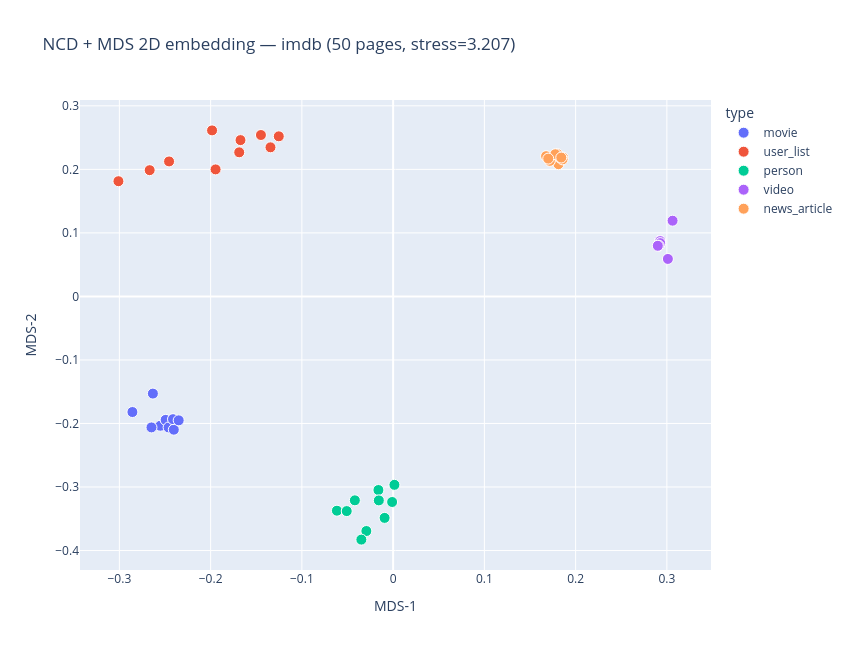
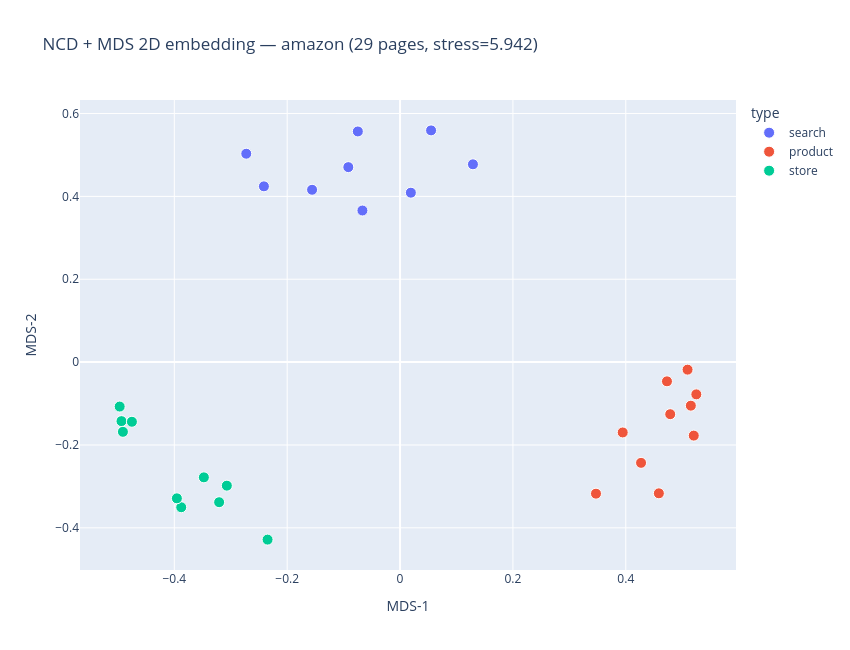
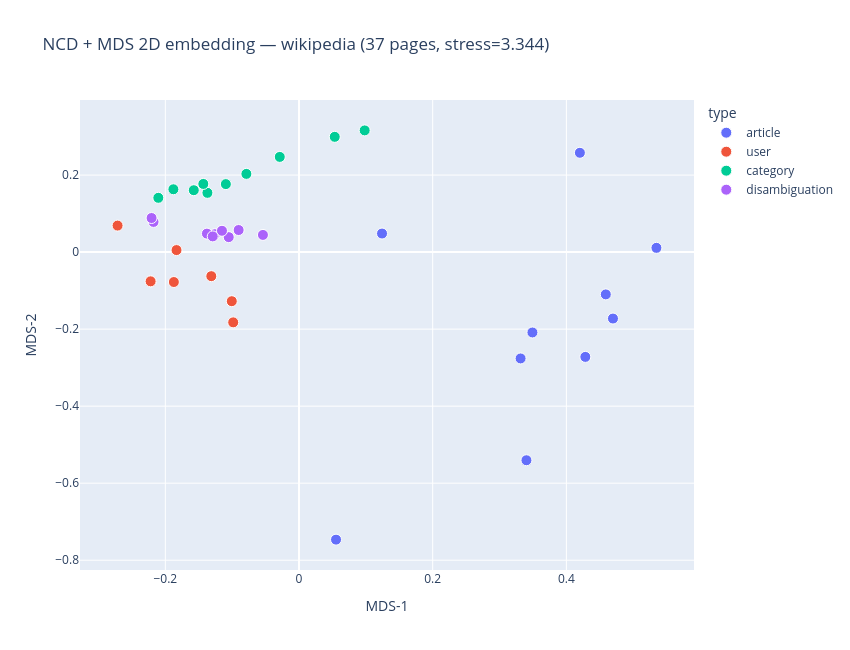

Notebook code cell kept with these figures, in order:
### Markdown cell above
## Other datasets

The same pipeline applied to the remaining datasets. Datasets with a single
page type (e.g. all `article` or all `movie`) still spread out by structural
variation; mixed datasets like `wikipedia` show types separating in space.

### Code cell
for dataset_name in ["imdb", "amazon", "wikipedia"]:
    plot_dataset(dataset_name).show()

### Figure 1 — Plotly figure (JSON) as saved in the notebook; plotly's stock layout.template omitted (floating-point values rounded to 4 significant figures)
{"data": [{"customdata": [["https://www.imdb.com/title/tt0111161/?ref_=chttp_t_1", "movie"], ["https://www.imdb.com/title/tt0068646/?ref_=chttp_t_2", "movie"], ["https://www.imdb.com/title/tt0468569/?ref_=chttp_t_3", "movie"], ["https://www.imdb.com/title/tt0071562/?ref_=chttp_t_4", "movie"], ["https://www.imdb.com/title/tt0050083/?ref_=chttp_t_5", "movie"], ["https://www.imdb.com/title/tt0167260/?ref_=chttp_t_6", "movie"], ["https://www.imdb.com/title/tt0108052/?ref_=chttp_t_7", "movie"], ["https://www.imdb.com/title/tt0110912/?ref_=chttp_t_8", "movie"], ["https://www.imdb.com/title/tt0120737/?ref_=chttp_t_9", "movie"], ["https://www.imdb.com/title/tt0060196/?ref_=chttp_t_10", "movie"]], "hovertemplate": "<b>%{hovertext}</b><br><br>type=%{customdata[1]}<br>url=%{customdata[0]}<extra></extra>", "hovertext": ["/title/tt0111161/?ref_=chttp_…", "/title/tt0068646/?ref_=chttp_…", "/title/tt0468569/?ref_=chttp_…", "/title/tt0071562/?ref_=chttp_…", "/title/tt0050083/?ref_=chttp_…", "/title/tt0167260/?ref_=chttp_…", "/title/tt0108052/?ref_=chttp_…", "/title/tt0110912/?ref_=chttp_…", "/title/tt0120737/?ref_=chttp_…", "/title/tt0060196/?ref_=chttp_…"], "legendgroup": "movie", "marker": {"color": "#636efa", "line": {"color": "white", "width": 1}, "size": 11, "symbol": "circle"}, "mode": "markers", "name": "movie", "orientation": "v", "showlegend": true, "type": "scatter", "x": [-0.2551, -0.2648, -0.2413, -0.2494, -0.2633, -0.2461, -0.2403, -0.2857, -0.2412, -0.235], "xaxis": "x", "y": [-0.2036, -0.2062, -0.2032, -0.1944, -0.1529, -0.2063, -0.2098, -0.182, -0.1932, -0.1951], "yaxis": "y"}, {"customdata": [["https://www.imdb.com/list/ls594469687/?ref_=tt_urls_1", "user_list"], ["https://www.imdb.com/list/ls594384499/?ref_=tt_urls_2", "user_list"], ["https://www.imdb.com/list/ls560277813/?ref_=tt_urls_3", "user_list"], ["https://www.imdb.com/list/ls599033979/?ref_=tt_urls_4", "user_list"], ["https://www.imdb.com/list/ls068322493/?ref_=tt_urls_4", "user_list"], ["https://www.imdb.com/list/ls590289314/?ref_=tt_urls_6", "user_list"], ["https://www.imdb.com/list/ls541382956/?ref_=tt_urls_2", "user_list"], ["https://www.imdb.com/list/ls594225147/?ref_=tt_urls_3", "user_list"], ["https://www.imdb.com/list/ls594384499/?ref_=tt_urls_4", "user_list"], ["https://www.imdb.com/list/ls596349312/?ref_=tt_urls_5", "user_list"]], "hovertemplate": "<b>%{hovertext}</b><br><br>type=%{customdata[1]}<br>url=%{customdata[0]}<extra></extra>", "hovertext": ["/list/ls594469687/?ref_=tt_url…", "/list/ls594384499/?ref_=tt_url…", "/list/ls560277813/?ref_=tt_url…", "/list/ls599033979/?ref_=tt_url…", "/list/ls068322493/?ref_=tt_url…", "/list/ls590289314/?ref_=tt_url…", "/list/ls541382956/?ref_=tt_url…", "/list/ls594225147/?ref_=tt_url…", "/list/ls594384499/?ref_=tt_url…", "/list/ls596349312/?ref_=tt_url…"], "legendgroup": "user_list", "marker": {"color": "#EF553B", "line": {"color": "white", "width": 1}, "size": 11, "symbol": "circle"}, "mode": "markers", "name": "user_list", "orientation": "v", "showlegend": true, "type": "scatter", "x": [-0.1449, -0.2455, -0.1984, -0.1253, -0.1687, -0.1344, -0.1946, -0.1673, -0.2668, -0.301], "xaxis": "x", "y": [0.2541, 0.2125, 0.2614, 0.252, 0.2268, 0.2347, 0.1999, 0.246, 0.1987, 0.1813], "yaxis": "y"}, {"customdata": [["https://www.imdb.com/name/nm0005212/?ref_=tt_ov_3_3", "person"], ["https://www.imdb.com/name/nm0001557/?ref_=tt_ov_3_2", "person"], ["https://www.imdb.com/name/nm0000704/?ref_=tt_ov_3_1", "person"], ["https://www.imdb.com/name/nm0000842/?ref_=tt_ov_3_3", "person"], ["https://www.imdb.com/name/nm0002011/?ref_=tt_ov_3_2", "person"], ["https://www.imdb.com/name/nm0000020/?ref_=tt_ov_3_1", "person"], ["https://www.imdb.com/name/nm0001173/?ref_=tt_ov_3_3", "person"], ["https://www.imdb.com/name/nm0005132/?ref_=tt_ov_3_2", "person"], ["https://www.imdb.com/name/nm0000288/?ref_=tt_ov_3_1", "person"], ["https://www.imdb.com/name/nm0001001/?ref_=tt_ov_3_3", "person"]], "hovertemplate": "<b>%{hovertext}</b><br><br>type=%{customdata[1]}<br>url=%{customdata[0]}<extra></extra>", "hovertext": ["/name/nm0005212/?ref_=tt_ov_…", "/name/nm0001557/?ref_=tt_ov_…", "/name/nm0000704/?ref_=tt_ov_…", "/name/nm0000842/?ref_=tt_ov_…", "/name/nm0002011/?ref_=tt_ov_…", "/name/nm0000020/?ref_=tt_ov_…", "/name/nm0001173/?ref_=tt_ov_…", "/name/nm0005132/?ref_=tt_ov_…", "/name/nm0000288/?ref_=tt_ov_…", "/name/nm0001001/?ref_=tt_ov_…"], "legendgroup": "person", "marker": {"color": "#00cc96", "line": {"color": "white", "width": 1}, "size": 11, "symbol": "circle"}, "mode": "markers", "name": "person", "orientation": "v", "showlegend": true, "type": "scatter", "x": [-0.009332, -0.02932, -0.03481, 0.001439, -0.01611, -0.01567, -0.04194, -0.001089, -0.0616, -0.05083], "xaxis": "x", "y": [-0.3486, -0.3693, -0.3828, -0.2966, -0.3048, -0.3211, -0.321, -0.3236, -0.3373, -0.3379], "yaxis": "y"}, {"customdata": [["https://www.imdb.com/video/vi3844055833/?ref_=ttvg_vi_11", "video"], ["https://www.imdb.com/video/vi3860833049/?ref_=ttvg_vi_10", "video"], ["https://www.imdb.com/video/vi3877610265/?ref_=ttvg_vi_9", "video"], ["https://www.imdb.com/video/vi402694937/?ref_=ttvg_vi_8", "video"], ["https://www.imdb.com/video/vi1923201561/?ref_=ttvg_vi_7", "video"], ["https://www.imdb.com/video/vi633911833/?ref_=ttvg_vi_6", "video"], ["https://www.imdb.com/video/vi2108539673/?ref_=ttvg_vi_5", "video"], ["https://www.imdb.com/video/vi718127897/?ref_=ttvg_vi_4", "video"], ["https://www.imdb.com/video/vi998032153/?ref_=ttvg_vi_3", "video"], ["https://www.imdb.com/video/vi1818739225/?ref_=ttvg_vi_2", "video"]], "hovertemplate": "<b>%{hovertext}</b><br><br>type=%{customdata[1]}<br>url=%{customdata[0]}<extra></extra>", "hovertext": ["/video/vi3844055833/?ref_=ttvg_v…", "/video/vi3860833049/?ref_=ttvg_v…", "/video/vi3877610265/?ref_=ttvg_v…", "/video/vi402694937/?ref_=ttvg_v…", "/video/vi1923201561/?ref_=ttvg_v…", "/video/vi633911833/?ref_=ttvg_v…", "/video/vi2108539673/?ref_=ttvg_v…", "/video/vi718127897/?ref_=ttvg_v…", "/video/vi998032153/?ref_=ttvg_v…", "/video/vi1818739225/?ref_=ttvg_v…"], "legendgroup": "video", "marker": {"color": "#ab63fa", "line": {"color": "white", "width": 1}, "size": 11, "symbol": "circle"}, "mode": "markers", "name": "video", "orientation": "v", "showlegend": true, "type": "scatter", "x": [0.3063, 0.2927, 0.2924, 0.2926, 0.2907, 0.3011, 0.2909, 0.2927, 0.2911, 0.2901], "xaxis": "x", "y": [0.1192, 0.0875, 0.08715, 0.0871, 0.08019, 0.05899, 0.08005, 0.08388, 0.07997, 0.07968], "yaxis": "y"}, {"customdata": [["https://www.imdb.com/news/ni65344975/?ref_=nwc_art_perm", "news_article"], ["https://www.imdb.com/news/ni65345115/?ref_=nwc_art_perm", "news_article"], ["https://www.imdb.com/news/ni65345156/?ref_=nwc_art_perm", "news_article"], ["https://www.imdb.com/news/ni64301671/?ref_=nwc_art_perm", "news_article"], ["https://www.imdb.com/news/ni65341396/?ref_=nwc_art_perm", "news_article"], ["https://www.imdb.com/news/ni65341934/?ref_=nwc_art_perm", "news_article"], ["https://www.imdb.com/news/ni65342234/?ref_=nwc_art_perm", "news_article"], ["https://www.imdb.com/news/ni65342416/?ref_=hm_tpnw_tp_5", "news_article"], ["https://www.imdb.com/news/ni65342415/?ref_=hm_tpnw_tp_4", "news_article"], ["https://www.imdb.com/news/ni65344473/?ref_=hm_tpnw_tp_3", "news_article"]], "hovertemplate": "<b>%{hovertext}</b><br><br>type=%{customdata[1]}<br>url=%{customdata[0]}<extra></extra>", "hovertext": ["/news/ni65344975/?ref_=nwc_ar…", "/news/ni65345115/?ref_=nwc_ar…", "/news/ni65345156/?ref_=nwc_ar…", "/news/ni64301671/?ref_=nwc_ar…", "/news/ni65341396/?ref_=nwc_ar…", "/news/ni65341934/?ref_=nwc_ar…", "/news/ni65342234/?ref_=nwc_ar…", "/news/ni65342416/?ref_=hm_tpn…", "/news/ni65342415/?ref_=hm_tpn…", "/news/ni65344473/?ref_=hm_tpn…"], "legendgroup": "news_article", "marker": {"color": "#FFA15A", "line": {"color": "white", "width": 1}, "size": 11, "symbol": "circle"}, "mode": "markers", "name": "news_article", "orientation": "v", "showlegend": true, "type": "scatter", "x": [0.1812, 0.1861, 0.1718, 0.1801, 0.1676, 0.1832, 0.1857, 0.1777, 0.1843, 0.17], "xaxis": "x", "y": [0.2081, 0.2186, 0.2133, 0.2239, 0.2208, 0.2187, 0.2157, 0.2238, 0.2186, 0.2169], "yaxis": "y"}], "layout": {"height": 650, "legend": {"title": {"text": "type"}, "tracegroupgap": 0}, "title": {"text": "NCD + MDS 2D embedding — imdb (50 pages, stress=3.207)"}, "width": 850, "xaxis": {"anchor": "y", "domain": [0, 1], "title": {"text": "MDS-1"}}, "yaxis": {"anchor": "x", "domain": [0, 1], "title": {"text": "MDS-2"}}}}

### Figure 2 — Plotly figure (JSON) as saved in the notebook; plotly's stock layout.template omitted (floating-point values rounded to 4 significant figures)
{"data": [{"customdata": [["https://www.amazon.com/s?k=gaming", "search"], ["https://www.amazon.com/s?k=cleaning+tools", "search"], ["https://www.amazon.com/s?k=cooker", "search"], ["https://www.amazon.com/s?k=Jeans", "search"], ["https://www.amazon.com/s?k=home+improvement", "search"], ["https://www.amazon.com/s?k=Knits+clothing", "search"], ["https://www.amazon.com/s?k=headphones", "search"], ["https://www.amazon.com/s?k=kitchen", "search"], ["https://www.amazon.com/s?k=laptops", "search"]], "hovertemplate": "<b>%{hovertext}</b><br><br>type=%{customdata[1]}<br>url=%{customdata[0]}<extra></extra>", "hovertext": ["/s?k=gaming", "/s?k=cleaning…", "/s?k=cooker", "/s?k=Jeans", "/s?k=home+imp…", "/s?k=Knits+cl…", "/s?k=headphon…", "/s?k=kitchen", "/s?k=laptops"], "legendgroup": "search", "marker": {"color": "#636efa", "line": {"color": "white", "width": 1}, "size": 11, "symbol": "circle"}, "mode": "markers", "name": "search", "orientation": "v", "showlegend": true, "type": "scatter", "x": [-0.2412, -0.09168, -0.1559, -0.2725, 0.01914, 0.05499, -0.06667, -0.07482, 0.1292], "xaxis": "x", "y": [0.4242, 0.4706, 0.4159, 0.503, 0.4089, 0.5593, 0.3659, 0.5567, 0.4774], "yaxis": "y"}, {"customdata": [["https://www.amazon.com/ZELUS-Weighted-Reflective-Strength-Weightlifting/dp/B07518RBH2/", "product"], ["https://www.amazon.com/Stanley-IceFlow-Stainless-Steel-Tumbler/dp/B0CSF47VXR/", "product"], ["https://www.amazon.com/Amazon-Basics-Neoprene-10-Pounds-Kilograms/dp/B01LR5RO5U/", "product"], ["https://www.amazon.com/Roadbox-Protection-Outdoor-Dri-fit-Rashguard/dp/B07PLJR3H7/", "product"], ["https://www.amazon.com/Rainleaf-Microfiber-Perfect-Travel-Sports/dp/B01K1TX77W/", "product"], ["https://www.amazon.com/Resistance-Exercise-Bands-Booty/dp/B08DLXZKF7/", "product"], ["https://www.amazon.com/Owala-Insulated-Stainless-BPA-Free-Celestial/dp/B0CRC73JTS/", "product"], ["https://www.amazon.com/AmazonBasics-Extra-Thick-Exercise-Carrying/dp/B01LP0U5X0/", "product"], ["https://www.amazon.com/Franklin-Sports-X-40-Pickleballs-Approved/dp/B06XTW1BND/", "product"], ["https://www.amazon.com/Speedo-Unisex-Child-Goggles-Yarrow-Vermillion/dp/B0BR7JQH6W/", "product"]], "hovertemplate": "<b>%{hovertext}</b><br><br>type=%{customdata[1]}<br>url=%{customdata[0]}<extra></extra>", "hovertext": ["/ZELUS-Weight…/dp/B07518RBH2/", "/Stanley-IceF…/dp/B0CSF47VXR/", "/Amazon-Basic…/dp/B01LR5RO5U/", "/Roadbox-Prot…/dp/B07PLJR3H7/", "/Rainleaf-Mic…/dp/B01K1TX77W/", "/Resistance-E…/dp/B08DLXZKF7/", "/Owala-Insula…/dp/B0CRC73JTS/", "/AmazonBasics…/dp/B01LP0U5X0/", "/Franklin-Spo…/dp/B06XTW1BND/", "/Speedo-Unise…/dp/B0BR7JQH6W/"], "legendgroup": "product", "marker": {"color": "#EF553B", "line": {"color": "white", "width": 1}, "size": 11, "symbol": "circle"}, "mode": "markers", "name": "product", "orientation": "v", "showlegend": true, "type": "scatter", "x": [0.5204, 0.427, 0.5094, 0.4586, 0.4787, 0.525, 0.3945, 0.5153, 0.473, 0.3472], "xaxis": "x", "y": [-0.1774, -0.2432, -0.01818, -0.3167, -0.1257, -0.07786, -0.1698, -0.1051, -0.04641, -0.3175], "yaxis": "y"}, {"customdata": [["https://www.amazon.com/stores/BAGAIL/page/81E55272-2851-4EA5-B2EB-7A79AF82CE79", "store"], ["https://www.amazon.com/stores/EHEYCIGA/page/1F9B6892-A0D8-4C06-B4AB-D54F05F5C38A", "store"], ["https://www.amazon.com/stores/Molasus/page/F1796EB9-87EE-4D77-9E5A-2BF1DB7D0A93", "store"], ["https://www.amazon.com/stores/EverlastingComfort/page/73874DA8-1CBE-46B9-B7B9-01111A03C0B6", "store"], ["https://www.amazon.com/stores/WOLFBOX/page/CFE0BA86-D6D8-49A6-ADF3-0A8DE64A88E6", "store"], ["https://www.amazon.com/stores/page/869CF3D1-8B35-43A4-BA69-C363C9010E9D", "store"], ["https://www.amazon.com/stores/CRAFTSMAN/page/1856ED19-1C90-48CA-A5F8-54FC2B6B4F6F?is_byline_deeplink=true", "store"], ["https://www.amazon.com/stores/LOAAO/page/447459EE-AEA3-4A32-80F9-4CE747125952", "store"], ["https://www.amazon.com/stores/CGKUnlimited/page/CA071EDA-0C04-4402-A063-7575C165AA1C", "store"], ["https://www.amazon.com/stores/Falechay/page/22B2C144-D8EB-4E98-9EDD-2B484AF64CA5", "store"]], "hovertemplate": "<b>%{hovertext}</b><br><br>type=%{customdata[1]}<br>url=%{customdata[0]}<extra></extra>", "hovertext": ["/stores/BAGAIL/page/81E55272-285…", "/stores/EHEYCIGA/page/1F9B6892-A0D…", "/stores/Molasus/page/F1796EB9-87E…", "/stores/EverlastingC…/page/73874DA8-1CB…", "/stores/WOLFBOX/page/CFE0BA86-D6D…", "/stores/page/869CF3D1-8B3…", "/stores/CRAFTSMAN/page/1856ED19-1C9…", "/stores/LOAAO/page/447459EE-AEA…", "/stores/CGKUnlimited/page/CA071EDA-0C0…", "/stores/Falechay/page/22B2C144-D8E…"], "legendgroup": "store", "marker": {"color": "#00cc96", "line": {"color": "white", "width": 1}, "size": 11, "symbol": "circle"}, "mode": "markers", "name": "store", "orientation": "v", "showlegend": true, "type": "scatter", "x": [-0.3069, -0.3877, -0.4936, -0.3955, -0.4911, -0.4968, -0.3206, -0.2348, -0.3476, -0.4751], "xaxis": "x", "y": [-0.2982, -0.3503, -0.1424, -0.3288, -0.1683, -0.1073, -0.3381, -0.4285, -0.2782, -0.144], "yaxis": "y"}], "layout": {"height": 650, "legend": {"title": {"text": "type"}, "tracegroupgap": 0}, "title": {"text": "NCD + MDS 2D embedding — amazon (29 pages, stress=5.942)"}, "width": 850, "xaxis": {"anchor": "y", "domain": [0, 1], "title": {"text": "MDS-1"}}, "yaxis": {"anchor": "x", "domain": [0, 1], "title": {"text": "MDS-2"}}}}

### Figure 3 — Plotly figure (JSON) as saved in the notebook; plotly's stock layout.template omitted (floating-point values rounded to 4 significant figures)
{"data": [{"customdata": [["https://en.wikipedia.org/wiki/Pseudastacus", "article"], ["https://en.wikipedia.org/wiki/Cretaceous", "article"], ["https://en.wikipedia.org/wiki/Jurassic", "article"], ["https://en.wikipedia.org/wiki/Decapod", "article"], ["https://en.wikipedia.org/wiki/Genus", "article"], ["https://en.wikipedia.org/wiki/Antenna_(zoology)", "article"], ["https://en.wikipedia.org/wiki/Chelae", "article"], ["https://en.wikipedia.org/wiki/Sociality", "article"], ["https://en.wikipedia.org/wiki/Mass_mortality_event", "article"], ["https://en.wikipedia.org/wiki/Sinemurian", "article"]], "hovertemplate": "<b>%{hovertext}</b><br><br>type=%{customdata[1]}<br>url=%{customdata[0]}<extra></extra>", "hovertext": ["/wiki/Pseudastacus", "/wiki/Cretaceous", "/wiki/Jurassic", "/wiki/Decapod", "/wiki/Genus", "/wiki/Antenna_(zoo…", "/wiki/Chelae", "/wiki/Sociality", "/wiki/Mass_mortali…", "/wiki/Sinemurian"], "legendgroup": "article", "marker": {"color": "#636efa", "line": {"color": "white", "width": 1}, "size": 11, "symbol": "circle"}, "mode": "markers", "name": "article", "orientation": "v", "showlegend": true, "type": "scatter", "x": [0.5347, 0.3403, 0.05541, 0.459, 0.4284, 0.3315, 0.1242, 0.4697, 0.4202, 0.3492], "xaxis": "x", "y": [0.01113, -0.5404, -0.7466, -0.1097, -0.2721, -0.2761, 0.04825, -0.1725, 0.2579, -0.2086], "yaxis": "y"}, {"customdata": [["https://en.wikipedia.org/wiki/User:Lavalizard101", "user"], ["https://en.wikipedia.org/wiki/User:Kent_G._Budge", "user"], ["https://en.wikipedia.org/wiki/User:Lavalizard101", "user"], ["https://en.wikipedia.org/wiki/User:Cyfal", "user"], ["https://en.wikipedia.org/wiki/User:GleisReis", "user"], ["https://en.wikipedia.org/wiki/User:Loooke", "user"], ["https://en.wikipedia.org/wiki/User:Draco_ignoramus_sophomoricus", "user"], ["https://en.wikipedia.org/wiki/User:Benniboi01", "user"]], "hovertemplate": "<b>%{hovertext}</b><br><br>type=%{customdata[1]}<br>url=%{customdata[0]}<extra></extra>", "hovertext": ["/wiki/User:Lavaliz…", "/wiki/User:Kent_G.…", "/wiki/User:Lavaliz…", "/wiki/User:Cyfal", "/wiki/User:GleisRe…", "/wiki/User:Loooke", "/wiki/User:Draco_i…", "/wiki/User:Bennibo…"], "legendgroup": "user", "marker": {"color": "#EF553B", "line": {"color": "white", "width": 1}, "size": 11, "symbol": "circle"}, "mode": "markers", "name": "user", "orientation": "v", "showlegend": true, "type": "scatter", "x": [-0.2216, -0.09844, -0.222, -0.1006, -0.1312, -0.1833, -0.2714, -0.1872], "xaxis": "x", "y": [-0.07624, -0.1824, -0.07588, -0.1275, -0.06245, 0.005261, 0.06888, -0.07765], "yaxis": "y"}, {"customdata": [["https://en.wikipedia.org/wiki/Category:Jurassic_crustaceans", "category"], ["https://en.wikipedia.org/wiki/Category:Solnhofen_fauna", "category"], ["https://en.wikipedia.org/wiki/Category:Fossil_taxa_described_in_1861", "category"], ["https://en.wikipedia.org/wiki/Category:Europe", "category"], ["https://en.wikipedia.org/wiki/Category:Continents", "category"], ["https://en.wikipedia.org/wiki/Category:Landforms", "category"], ["https://en.wikipedia.org/wiki/Category:Geography_terminology", "category"], ["https://en.wikipedia.org/wiki/Category:Geology_terminology", "category"], ["https://en.wikipedia.org/wiki/Category:Overseas_departments_of_France", "category"], ["https://en.wikipedia.org/wiki/Category:Integral_overseas_territories", "category"]], "hovertemplate": "<b>%{hovertext}</b><br><br>type=%{customdata[1]}<br>url=%{customdata[0]}<extra></extra>", "hovertext": ["/wiki/Category:Jur…", "/wiki/Category:Sol…", "/wiki/Category:Fos…", "/wiki/Category:Eur…", "/wiki/Category:Con…", "/wiki/Category:Lan…", "/wiki/Category:Geo…", "/wiki/Category:Geo…", "/wiki/Category:Ove…", "/wiki/Category:Int…"], "legendgroup": "category", "marker": {"color": "#00cc96", "line": {"color": "white", "width": 1}, "size": 11, "symbol": "circle"}, "mode": "markers", "name": "category", "orientation": "v", "showlegend": true, "type": "scatter", "x": [-0.1574, -0.2105, -0.137, 0.09822, 0.05346, -0.02878, -0.07874, -0.1432, -0.1094, -0.1879], "xaxis": "x", "y": [0.1607, 0.141, 0.1539, 0.3161, 0.2994, 0.2472, 0.2031, 0.177, 0.1766, 0.1631], "yaxis": "y"}, {"customdata": [["https://en.wikipedia.org/wiki/1_Train", "disambiguation"], ["https://en.wikipedia.org/wiki/1-bit", "disambiguation"], ["https://en.wikipedia.org/wiki/Abbasiya", "disambiguation"], ["https://en.wikipedia.org/wiki/Abbey_Mills", "disambiguation"], ["https://en.wikipedia.org/wiki/Tachie", "disambiguation"], ["https://en.wikipedia.org/wiki/Tabacco", "disambiguation"], ["https://en.wikipedia.org/wiki/Zahir", "disambiguation"], ["https://en.wikipedia.org/wiki/Zababida", "disambiguation"], ["https://en.wikipedia.org/wiki/Zambar", "disambiguation"]], "hovertemplate": "<b>%{hovertext}</b><br><br>type=%{customdata[1]}<br>url=%{customdata[0]}<extra></extra>", "hovertext": ["/wiki/1_Train", "/wiki/1-bit", "/wiki/Abbasiya", "/wiki/Abbey_Mills", "/wiki/Tachie", "/wiki/Tabacco", "/wiki/Zahir", "/wiki/Zababida", "/wiki/Zambar"], "legendgroup": "disambiguation", "marker": {"color": "#ab63fa", "line": {"color": "white", "width": 1}, "size": 11, "symbol": "circle"}, "mode": "markers", "name": "disambiguation", "orientation": "v", "showlegend": true, "type": "scatter", "x": [-0.1052, -0.2176, -0.2206, -0.1259, -0.1152, -0.09032, -0.05396, -0.1377, -0.1291], "xaxis": "x", "y": [0.03891, 0.07841, 0.08854, 0.04657, 0.05537, 0.05734, 0.04463, 0.04801, 0.0408], "yaxis": "y"}], "layout": {"height": 650, "legend": {"title": {"text": "type"}, "tracegroupgap": 0}, "title": {"text": "NCD + MDS 2D embedding — wikipedia (37 pages, stress=3.344)"}, "width": 850, "xaxis": {"anchor": "y", "domain": [0, 1], "title": {"text": "MDS-1"}}, "yaxis": {"anchor": "x", "domain": [0, 1], "title": {"text": "MDS-2"}}}}
